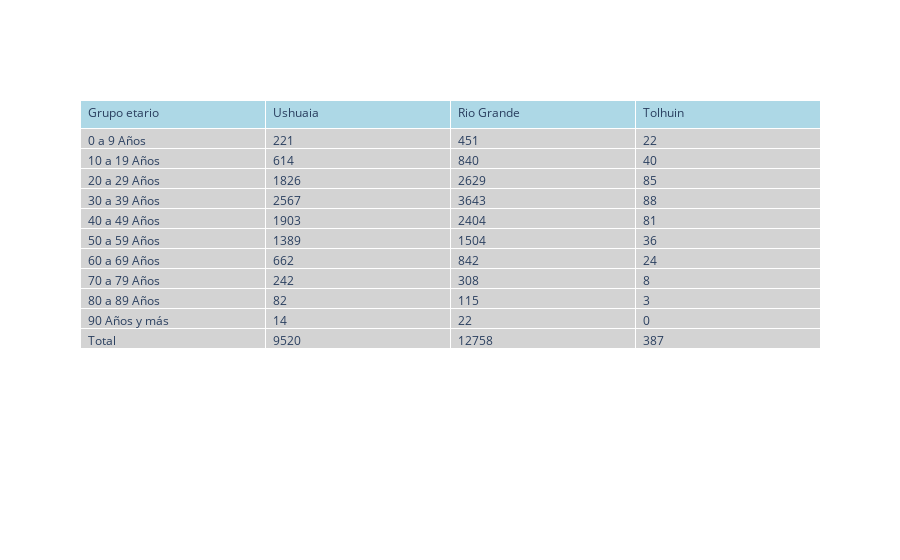

Write notebook code for a chart like this one.
### Code cell
# Genero una tabla con la información
fig = go.Figure(data=[go.Table(
    header=dict(values=list(conf_totales.columns),
                fill_color='lightblue',
                align='left'),
    cells=dict(values=[conf_totales["Grupo etario"], conf_totales["Ushuaia"], conf_totales["Rio Grande"], conf_totales["Tolhuin"]],
               fill_color='lightgrey',
               align='left'))
])

fig.show()

### Figure 1 — Plotly figure (JSON) as saved in the notebook; plotly's stock layout.template omitted (floating-point values rounded to 4 significant figures)
{"data": [{"cells": {"align": "left", "fill": {"color": "lightgrey"}, "values": [["0 a 9 Años", "10 a 19 Años", "20 a 29 Años", "30 a 39 Años", "40 a 49 Años", "50 a 59 Años", "60 a 69 Años", "70 a 79 Años", "80 a 89 Años", "90 Años y más", "Total"], [221, 614, 1826, 2567, 1903, 1389, 662, 242, 82, 14, 9520], [451, 840, 2629, 3643, 2404, 1504, 842, 308, 115, 22, 12758], [22, 40, 85, 88, 81, 36, 24, 8, 3, 0, 387]]}, "header": {"align": "left", "fill": {"color": "lightblue"}, "values": ["Grupo etario", "Ushuaia", "Rio Grande", "Tolhuin"]}, "type": "table"}], "layout": {}}
